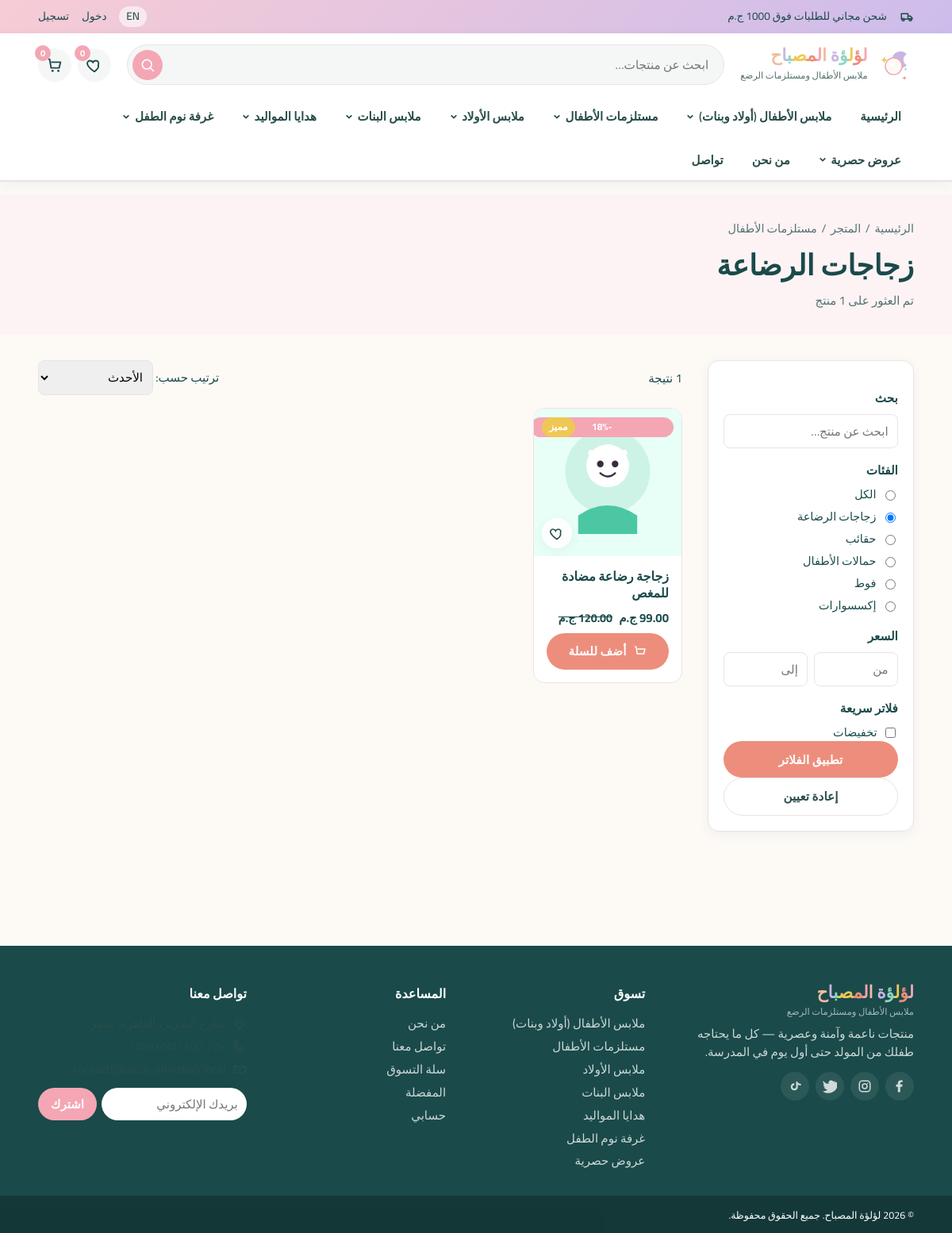
The app's page /category.php?slug=feeding-bottles with its own data.
### tables this page shows
CREATE TABLE `sections` (
  `id`         INT UNSIGNED NOT NULL AUTO_INCREMENT,
  `name_ar`    VARCHAR(120)  NOT NULL,
  `name_en`    VARCHAR(120)  NOT NULL,
  `slug`       VARCHAR(140)  NOT NULL,
  `icon`       VARCHAR(80)   DEFAULT NULL,
  `image`      VARCHAR(255)  DEFAULT NULL,
  `sort_order` INT           NOT NULL DEFAULT 0,
  `is_active`  TINYINT(1)    NOT NULL DEFAULT 1,
  `created_at` DATETIME      NOT NULL DEFAULT CURRENT_TIMESTAMP,
  PRIMARY KEY (`id`),
  UNIQUE KEY `uk_sections_slug` (`slug`)
);

CREATE TABLE `categories` (
  `id`         INT UNSIGNED NOT NULL AUTO_INCREMENT,
  `section_id` INT UNSIGNED NOT NULL,
  `name_ar`    VARCHAR(120)  NOT NULL,
  `name_en`    VARCHAR(120)  NOT NULL,
  `slug`       VARCHAR(140)  NOT NULL,
  `image`      VARCHAR(255)  DEFAULT NULL,
  `sort_order` INT           NOT NULL DEFAULT 0,
  `is_active`  TINYINT(1)    NOT NULL DEFAULT 1,
  `created_at` DATETIME      NOT NULL DEFAULT CURRENT_TIMESTAMP,
  PRIMARY KEY (`id`),
  UNIQUE KEY `uk_categories_section_slug` (`section_id`, `slug`),
  KEY `idx_categories_section` (`section_id`),
  CONSTRAINT `fk_categories_section`
    FOREIGN KEY (`section_id`) REFERENCES `sections`(`id`) ON DELETE CASCADE
);

CREATE TABLE `products` (
  `id`             INT UNSIGNED NOT NULL AUTO_INCREMENT,
  `section_id`     INT UNSIGNED NOT NULL,
  `category_id`    INT UNSIGNED NOT NULL,
  `name_ar`        VARCHAR(180)   NOT NULL,
  `name_en`        VARCHAR(180)   NOT NULL,
  `slug`           VARCHAR(200)   NOT NULL,
  `sku`            VARCHAR(60)    DEFAULT NULL,
  `description_ar` TEXT           NOT NULL,
  `description_en` TEXT           NOT NULL,
  `price`          DECIMAL(10,2)  NOT NULL,
  `discount_price` DECIMAL(10,2)  DEFAULT NULL,
  `stock`          INT            NOT NULL DEFAULT 0,
  `sizes`          VARCHAR(255)   DEFAULT NULL COMMENT 'Comma separated',
  `colors`         VARCHAR(255)   DEFAULT NULL COMMENT 'Comma separated',
  `is_featured`    TINYINT(1)     NOT NULL DEFAULT 0,
  `is_active`      TINYINT(1)     NOT NULL DEFAULT 1,
  `views`          INT UNSIGNED   NOT NULL DEFAULT 0,
  `created_at`     DATETIME       NOT NULL DEFAULT CURRENT_TIMESTAMP,
  `updated_at`     DATETIME       NOT NULL DEFAULT CURRENT_TIMESTAMP
                                 ON UPDATE CURRENT_TIMESTAMP,
  PRIMARY KEY (`id`),
  UNIQUE KEY `uk_products_slug` (`slug`),
  KEY `idx_products_section`  (`section_id`),
  KEY `idx_products_category` (`category_id`),
  KEY `idx_products_featured` (`is_featured`),
  KEY `idx_products_active`   (`is_active`),
  CONSTRAINT `fk_products_section`
    FOREIGN KEY (`section_id`)  REFERENCES `sections`(`id`)   ON DELETE CASCADE,
  CONSTRAINT `fk_products_category`
    FOREIGN KEY (`category_id`) REFERENCES `categories`(`id`) ON DELETE CASCADE
);

CREATE TABLE `product_images` (
  `id`         INT UNSIGNED NOT NULL AUTO_INCREMENT,
  `product_id` INT UNSIGNED NOT NULL,
  `image_path` VARCHAR(255)  NOT NULL,
  `is_primary` TINYINT(1)    NOT NULL DEFAULT 0,
  `sort_order` INT           NOT NULL DEFAULT 0,
  PRIMARY KEY (`id`),
  KEY `idx_product_images_product` (`product_id`),
  CONSTRAINT `fk_product_images_product`
    FOREIGN KEY (`product_id`) REFERENCES `products`(`id`) ON DELETE CASCADE
);

### includes/listing.php (the view, shortened to what the rows shown need)
<?php
$active_section_id  = (int)($filters['section_id']  ?? 0);
$active_category_id = (int)($filters['category_id'] ?? 0);
$cats_for_filter    = $active_section_id ? get_categories($active_section_id) : [];
$heading            = $section_title ?? t('Shop all', 'كل المنتجات');
$total              = (int)($result['total'] ?? 0);
?>
<section class="page-head">
  <div class="container">
    <nav class="crumbs" aria-label="breadcrumbs">
      <a href="<?= url('') ?>"><?= t('Home', 'الرئيسية') ?></a>
      <span>/</span>
      <a href="<?= url('shop.php') ?>"><?= t('Shop', 'المتجر') ?></a>
      <?php if (!empty($section)): ?>
        <span>/</span>
        <span><?= e(tr($section, 'name')) ?></span>
      <?php endif; ?>
    </nav>
    <h1><?= e($heading) ?></h1>
    <p><?= sprintf(t('%d products found', 'تم العثور على %d منتج'), $total) ?></p>
  </div>
</section>
<section class="listing">
  <div class="container listing__grid">
    <aside class="filters" aria-label="<?= e(t('Filters', 'الفلاتر')) ?>">
      <form method="get" class="filters__form">
        <?php if ($cats_for_filter): ?>
          <h3><?= t('Categories', 'الفئات') ?></h3>
          <ul class="filters__list">
            <li><label><input type="radio" name="category_id" value="0" <?= $active_category_id===0?'checked':'' ?>> <?= t('All', 'الكل') ?></label></li>
            <?php foreach ($cats_for_filter as $c): ?>
              <li><label><input type="radio" name="category_id" value="<?= (int)$c['id'] ?>" <?= $active_category_id===(int)$c['id']?'checked':'' ?>> <?= e(tr($c, 'name')) ?></label></li>
            <?php endforeach; ?>
          </ul>
        <?php endif; ?>
        <label><input type="checkbox" name="on_sale"  value="1" <?= !empty($filters['on_sale']) ?'checked':'' ?>> <?= t('On sale', 'تخفيضات') ?></label>
      </form>
    </aside>
    <div class="listing__main">
      <?php if (!empty($result['rows'])): ?>
        <div class="products-grid">
          <?php foreach ($result['rows'] as $p) include __DIR__ . '/product_card.php'; ?>
        </div>
      <?php endif; ?>
    </div>
  </div>
</section>

### includes/header.php (shortened to what the rows shown need)
<?php
require_once __DIR__ . '/init.php';
$nav_sections = get_sections();
foreach ($nav_sections as &$_s) {
    $_s['categories'] = get_categories((int)$_s['id']);
}
?>
<!DOCTYPE html>
<html lang="<?= e($lang) ?>" dir="<?= $rtl ? 'rtl' : 'ltr' ?>">
<head>
<link rel="stylesheet" href="<?= url('assets/css/style.css') ?>">
</head>
<body class="<?= $rtl ? 'rtl' : 'ltr' ?> <?= e($body_class ?? '') ?>" data-lang="<?= e($lang) ?>">
<header class="site-header">
  <nav class="main-nav" aria-label="<?= e(t('Main navigation', 'القائمة الرئيسية')) ?>">
    <div class="container">
      <ul class="nav-list">
        <?php foreach ($nav_sections as $sec): ?>
          <li class="nav-item has-mega">
            <a href="<?= url('section.php?slug=' . urlencode($sec['slug'])) ?>">
              <?= e(tr($sec, 'name')) ?>
              <?php if (!empty($sec['categories'])): ?>
                <svg class="nav-caret" viewBox="0 0 12 12" width="10" height="10" aria-hidden="true"><path d="M2 4l4 4 4-4" fill="none" stroke="currentColor" stroke-width="2"/></svg>
              <?php endif; ?>
            </a>
          </li>
        <?php endforeach; ?>
      </ul>
    </div>
  </nav>
</header>
<main class="site-main">

### includes/product_card.php
<?php
$_pid    = (int) $p['id'];
$_name   = tr($p, 'name');
$_price  = (float) $p['price'];
$_disc   = $p['discount_price'] !== null ? (float) $p['discount_price'] : null;
$_onsale = $_disc !== null && $_disc < $_price;
$_off    = $_onsale ? (int) round((($_price - $_disc) / max($_price, 0.01)) * 100) : 0;
$_img    = product_primary_image($_pid);
$_inWish = wishlist_has($_pid);
?>
<article class="product-card" data-product-id="<?= $_pid ?>">
  <a class="product-card__media" href="<?= url('product.php?slug=' . urlencode($p['slug'])) ?>">
    <img src="<?= e($_img) ?>" alt="<?= e($_name) ?>" loading="lazy">
    <?php if ($_onsale): ?><span class="badge badge--sale">-<?= $_off ?>%</span><?php endif; ?>
    <?php if (!empty($p['is_featured'])): ?><span class="badge badge--feat"><?= t('Featured', 'مميز') ?></span><?php endif; ?>
    <button type="button" class="wish-btn js-wish <?= $_inWish ? 'is-active' : '' ?>"
            data-id="<?= $_pid ?>"
            aria-label="<?= e(t('Toggle wishlist', 'إضافة للمفضلة')) ?>">
      <svg viewBox="0 0 24 24" width="20" height="20"><path d="M12 21s-7-4.5-9.3-9.1C1.4 9.4 2.7 6 6 6c2 0 3.4 1.1 4 2.5C10.6 7.1 12 6 14 6c3.3 0 4.6 3.4 3.3 5.9C19 16.5 12 21 12 21z"/></svg>
    </button>
  </a>
  <div class="product-card__body">
    <h3 class="product-card__title">
      <a href="<?= url('product.php?slug=' . urlencode($p['slug'])) ?>"><?= e($_name) ?></a>
    </h3>
    <div class="product-card__price">
      <?php if ($_onsale): ?>
        <span class="price price--new"><?= money($_disc) ?></span>
        <span class="price price--old"><?= money($_price) ?></span>
      <?php else: ?>
        <span class="price"><?= money($_price) ?></span>
      <?php endif; ?>
    </div>
    <button type="button" class="btn btn--primary btn--block js-add-cart" data-id="<?= $_pid ?>">
      <span class="ic ic-cart" aria-hidden="true"></span>
      <?= t('Add to cart', 'أضف للسلة') ?>
    </button>
  </div>
</article>

### includes/footer.php (shortened to what the rows shown need)
</main>
<footer class="site-footer">
  <div class="container site-footer__grid">
    <div class="site-footer__col">
      <ul>
        <?php foreach (get_sections() as $s): ?>
          <li><a href="<?= url('section.php?slug=' . urlencode($s['slug'])) ?>"><?= e(tr($s, 'name')) ?></a></li>
        <?php endforeach; ?>
      </ul>
    </div>
  </div>
</footer>
</body>
</html>

### records on screen
sections: name_ar "ملابس الأطفال (أولاد وبنات)"
sections: name_ar "مستلزمات الأطفال"
sections: name_ar "ملابس الأولاد"
sections: name_ar "ملابس البنات"
sections: name_ar "هدايا المواليد"
sections: name_ar "غرفة نوم الطفل"
sections: name_ar "عروض حصرية"
categories: name_ar "زجاجات الرضاعة"
products: category_id "☐ الكل", category_id "☑ زجاجات الرضاعة", category_id "☐ حقائب", category_id "☐ حمالات الأطفال", category_id "☐ فوط", category_id "☐ إكسسوارات", id.image_path (placeholder picture), _off "18", name_ar "زجاجة رضاعة مضادة للمغص", discount_price "99.00 ج.م", price "120.00 ج.م"
categories: name_ar "حقائب"
categories: name_ar "حمالات الأطفال"
categories: name_ar "فوط"
categories: name_ar "إكسسوارات"

### other values on screen
t('Login', 'دخول') "دخول"
t('Register', 'تسجيل') "تسجيل"
$ch "ل"
$ch "ؤ"
$ch "ة"
$ch "ا"
$ch "م"
$ch "ص"
$ch "ب"
$ch "ح"
t('Kids fashion & baby essentials', 'ملابس الأطفال ومستلزمات الرضع') "ملابس الأطفال ومستلزمات الرضع"
wishlist_count() "0"
cart_count() "0"
t('Home', 'الرئيسية') "الرئيسية"
t('About', 'من نحن') "من نحن"
